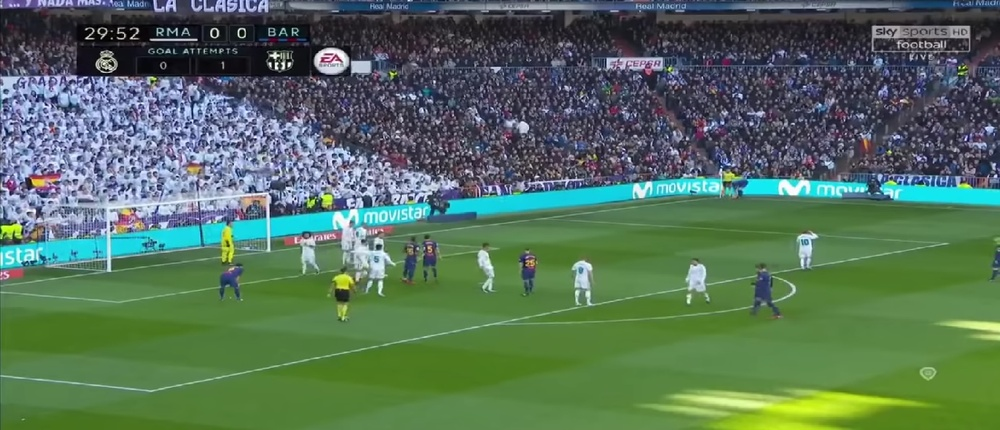
#> input picture python/image/sample.jpg, 1000 x 430 px, shrunk from 1620 x 696 before the run
$ python LineDitection.py ../../python/image/sample.jpg
#> lines starting #> are read from the running program, lines starting #| are printed output that depends on the picture; after the words box and inside, x2 and y2 are one past the last pixel; in counts of white or black regions, pixels touching at a corner belong together
#> further down, image is the input picture: shape (430, 1000, 3); mean B, G, R 91.7, 113, 85.8
import cv2
import numpy as np
import sys

class diteciton:

    def __init__(self,image,name):
        self.image = image #画像オブジェクト
        self.name = name #画像ファイル名

    #フィールド部分の抽出
    def fieldDitection(self,image):
        lower = np.array([35,50,50])
        upper = np.array([80,255,255])

        hsv = cv2.cvtColor(image,cv2.COLOR_BGR2HSV)
#> hsv: shape (430, 1000, 3); mean H, S, V 85.4, 101.4, 123.7
        dst = cv2.inRange(hsv,lower,upper)
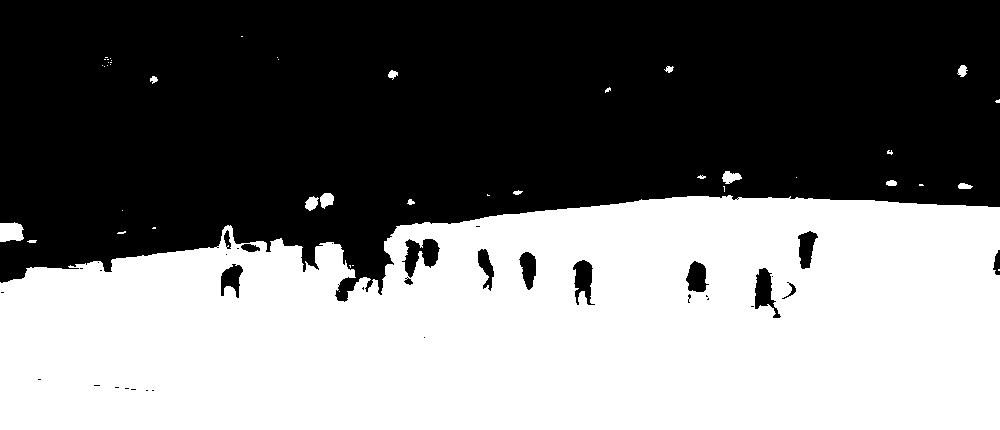
#> dst: shape (430, 1000); 46.6% white; 43 white regions (27 under 20 px), largest, box (x1, y1, x2, y2) and area: (0, 195, 1000, 430) 198848, (0, 222, 24, 242) 403, (722, 171, 742, 184) 165
        cv2.imshow("抽出フィールド",dst)

        return dst

    #抽出したフィールドのノイズ除去
    def morphology(self,image):
        dst = image
        kernel = np.ones((3,3),np.uint8)

        dst = cv2.erode(dst,kernel,iterations = 15)
#> dst: shape (430, 1000); 35.1% white; 1 white region, box (x1, y1, x2, y2) and area: (0, 212, 1000, 430) 150807
        dst = cv2.dilate(dst,kernel,iterations = 120)
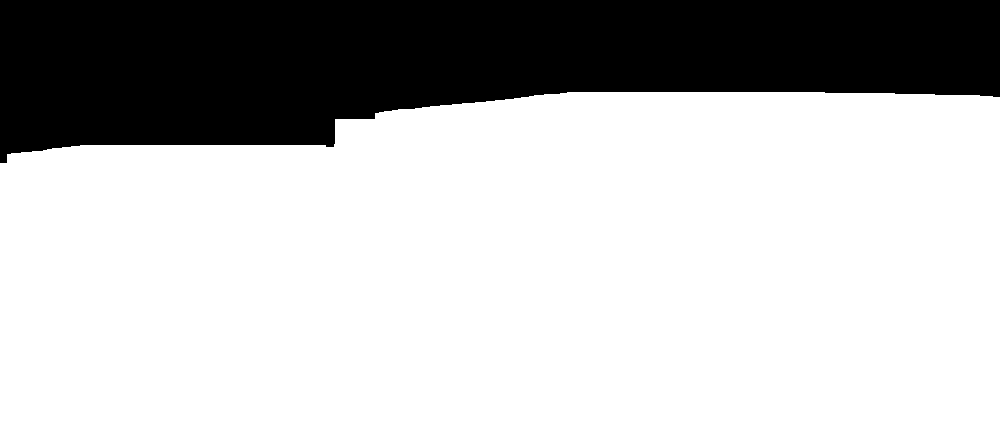
#> dst: shape (430, 1000); 73.6% white; 1 black region, box (x1, y1, x2, y2) and area: (0, 0, 1000, 163) 113733
        dst = cv2.erode(dst,kernel,iterations = 105)
#> dst: shape (430, 1000); 47.2% white; 1 white region, box (x1, y1, x2, y2) and area: (0, 197, 1000, 430) 202867

        # [4 lines of commented-out code are left out]

        dst = cv2.cvtColor(dst,cv2.COLOR_GRAY2BGR)
        cv2.imshow("ノイズ除去",dst)

        return dst


    #元画像へのマスク処理
    def masking(self,image,mask):
        gmask = cv2.cvtColor(mask,cv2.COLOR_BGR2GRAY)
        dst = cv2.bitwise_and(image,image,mask=gmask)
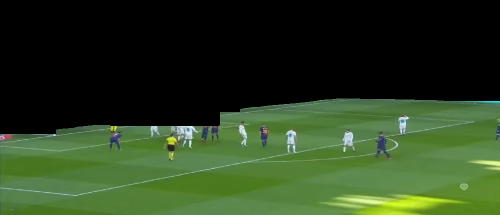
#> dst: shape (430, 1000, 3) (shown at 1/2 size); mean B, G, R 31.1, 62, 42.3

        cv2.imshow("マスク結果",dst)

        return dst

    #エッジ抽出後にハフ変換
    def hough(self,image):
        gray = cv2.cvtColor(image,cv2.COLOR_BGR2GRAY)
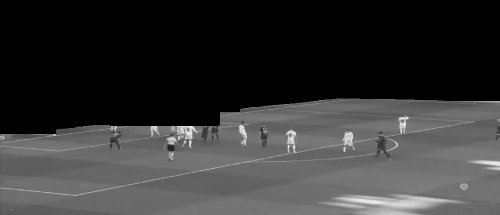
#> gray: shape (430, 1000) (shown at 1/2 size); min 0, max 249, mean 52.6
        edges = cv2.Canny(gray,30,40,apertureSize=3)
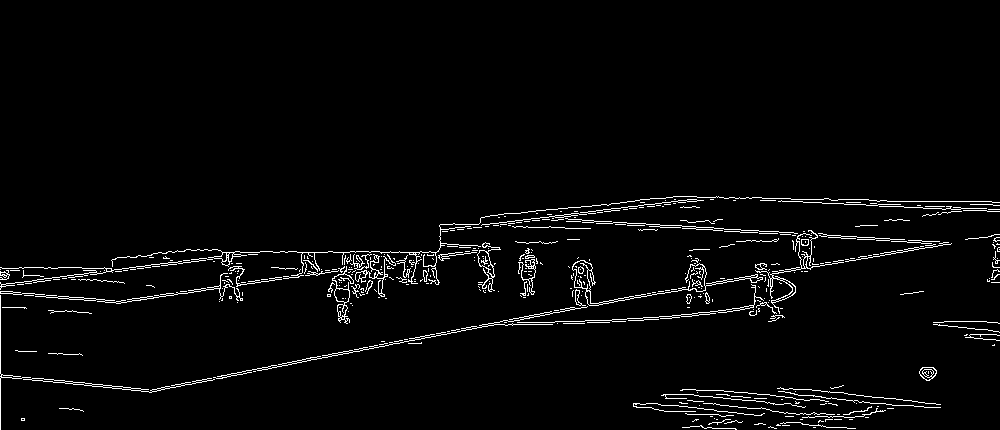
#> edges: shape (430, 1000); 2.9% white in thin lines or dots, all inside (x1, y1, x2, y2) = (0, 196, 1000, 430)
        cv2.imshow("エッジ画像",edges)

        lines = cv2.HoughLinesP(edges,1,np.pi/180,threshold=90,minLineLength=10,maxLineGap=50)
#> lines = 47 rows, first 6: [141, 391, 813, 260], [149, 392, 812, 263], [440, 229, 707, 197], [693, 196, 998, 211], [502, 214, 997, 248], [884, 252, 902, 252]

        dst = cv2.cvtColor(edges,cv2.COLOR_GRAY2BGR)

        for line in lines:
            x1,y1,x2,y2 = line[0]
            cv2.line(dst,(x1,y1),(x2,y2),(0,0,255),2)
#> this loop made 47 passes
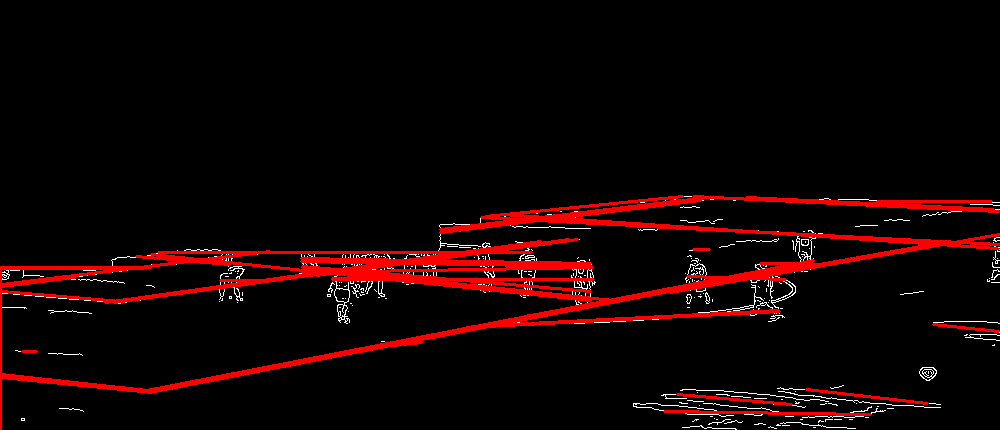
#> dst: shape (430, 1000, 3); mean B, G, R 2.8, 2.8, 18

        cv2.imshow("ライン抽出",dst)

        lower = np.array([0,128,0])
        upper = np.array([30,255,255])
        hsv = cv2.cvtColor(dst,cv2.COLOR_BGR2HSV)
#> hsv: shape (430, 1000, 3); mean H, S, V 0, 15.3, 18
        result = cv2.inRange(hsv,lower,upper)
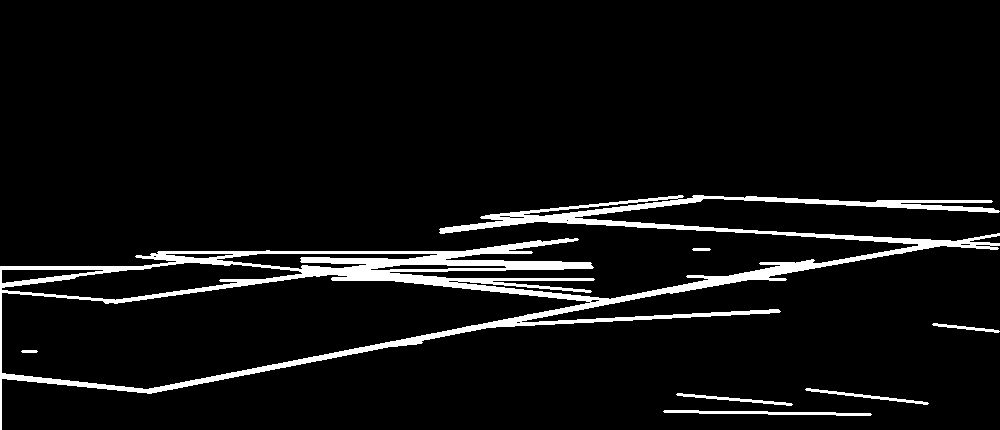
#> result: shape (430, 1000); 6% white; 7 white regions, largest, box (x1, y1, x2, y2) and area: (0, 195, 1000, 430) 24090, (663, 410, 872, 416) 623, (805, 388, 929, 405) 366

        cv2.imshow("結果画像",result)

        return result

    #メイン関数
    def main(self):
        mask = self.fieldDitection(self.image)
        mask = self.morphology(mask)
        maskedImage = self.masking(self.image,mask)
        line = self.hough(maskedImage)

        cv2.imwrite("./result/resut.jpg",line)
        cv2.waitKey(0)
        cv2.destroyAllWindows()


if __name__=="__main__":
    args = sys.argv
    if len(args) > 1:
        name = args[1]
    else:
        name = "./image/datasets/right/result_00295.jpg"
    image = cv2.imread(name)
    dt = diteciton(image,name)
    dt.main()

$ run again, on python/image/angle1.png
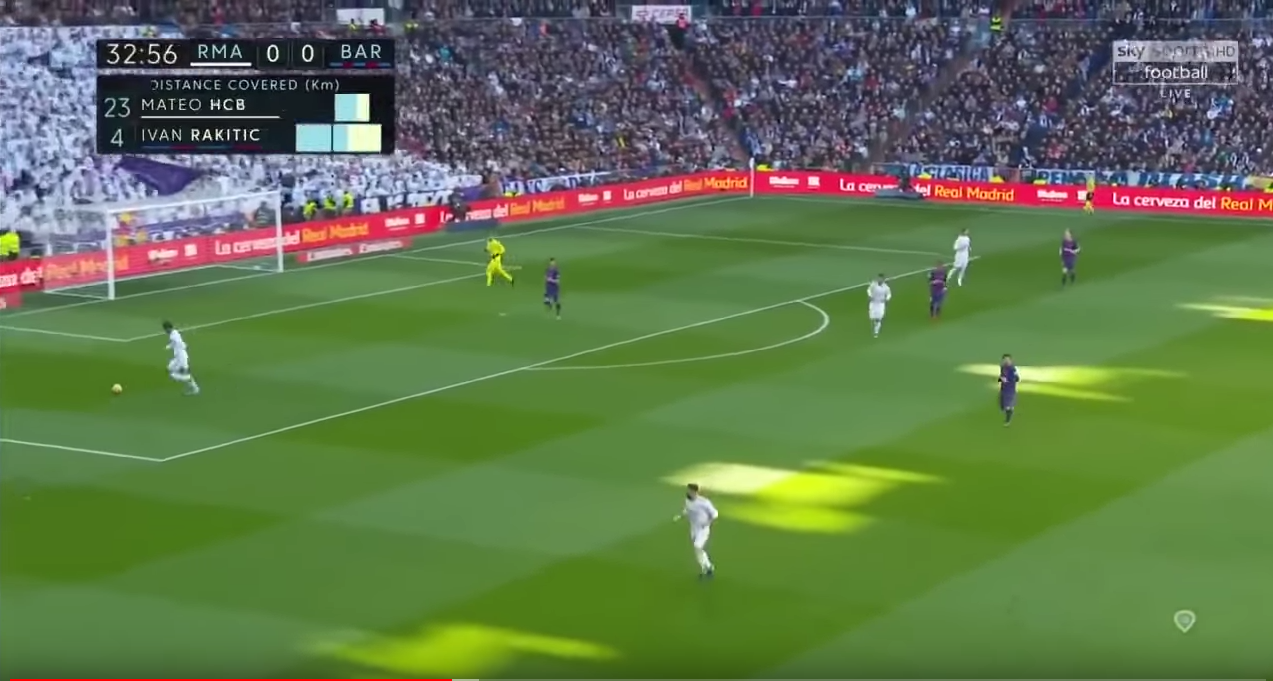
#> input picture python/image/angle1.png, 1273 x 681 px
#> image is the input picture: shape (681, 1273, 3); mean B, G, R 76.8, 118.9, 96.3
#> in fieldDitection, `dst = cv2.inRange(hsv,lower,upper)`:
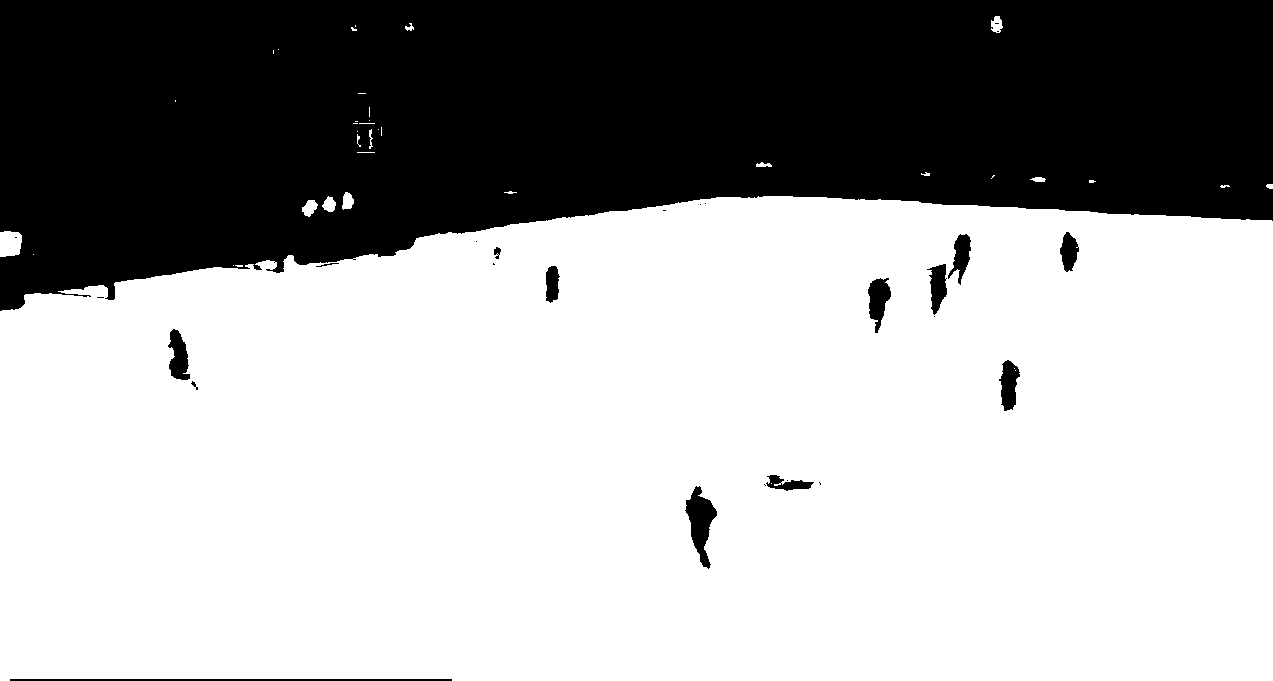
#> dst: shape (681, 1273); 65.4% white; 27 black regions (13 under 20 px), largest, box (x1, y1, x2, y2) and area: (0, 0, 1273, 311) 292910, (685, 486, 717, 569) 1292, (10, 679, 452, 681) 884
#> edges: shape (681, 1273); 1.8% white in thin lines or dots, all inside (x1, y1, x2, y2) = (0, 196, 1273, 681)
#> lines = 46 rows, first 6: [338, 678, 1263, 678], [0, 315, 746, 197], [152, 460, 385, 402], [6, 316, 767, 196], [694, 326, 980, 255], [440, 387, 781, 302]
#> the loop in hough, `for line in lines:` made 46 passes
#> in hough, `result = cv2.inRange(hsv,lower,upper)`:
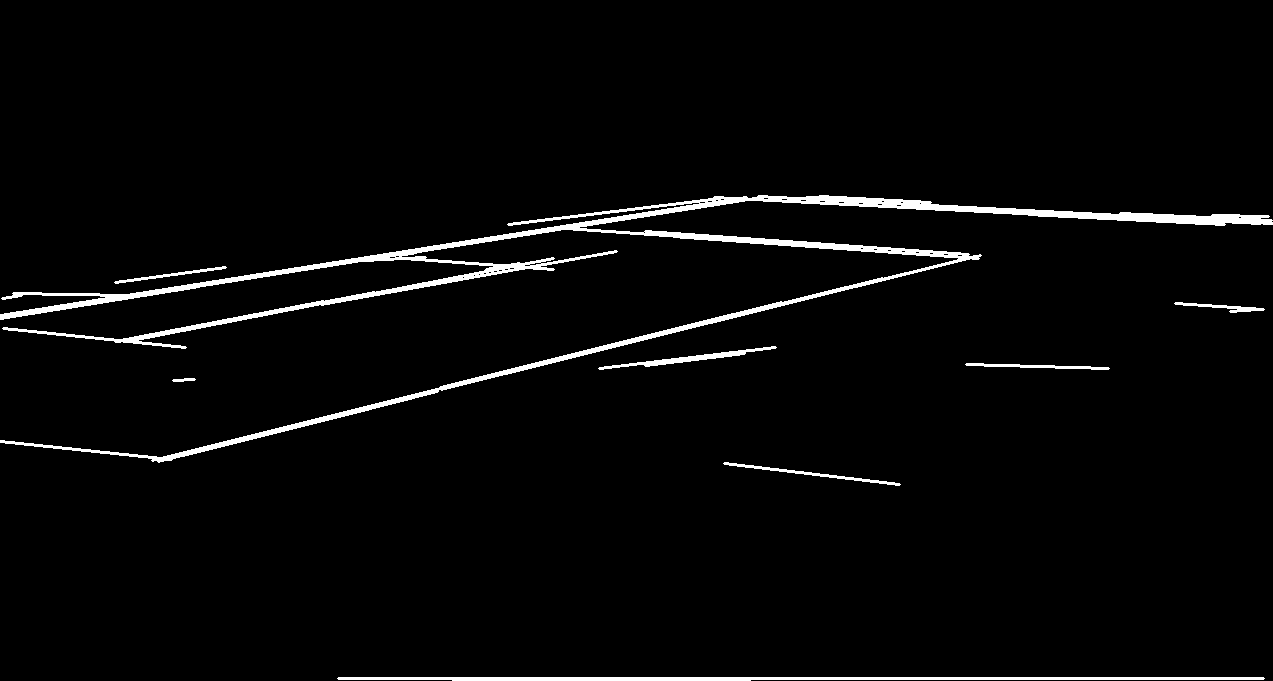
#> result: shape (681, 1273); 2.9% white; 8 white regions, largest, box (x1, y1, x2, y2) and area: (0, 195, 1273, 463) 19357, (337, 677, 1265, 681) 3079, (598, 346, 777, 370) 773

$ run again, on python/image/angle2.png
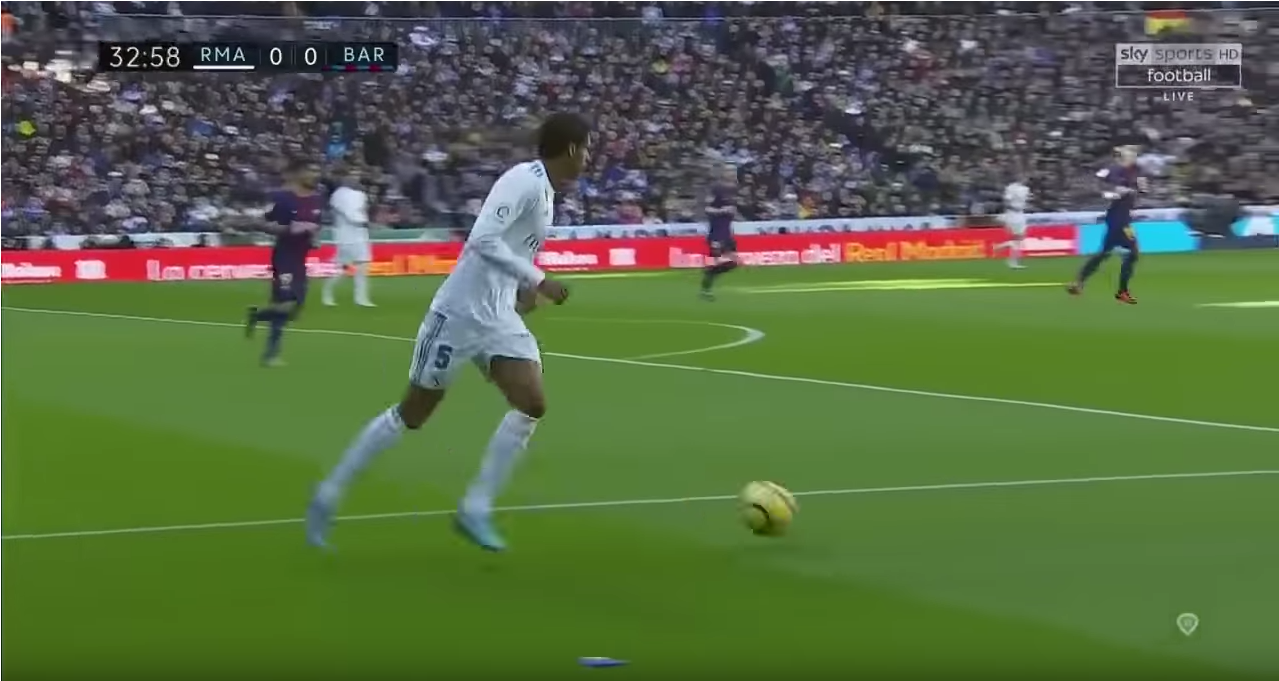
#> input picture python/image/angle2.png, 1279 x 681 px
#> image is the input picture: shape (681, 1279, 3); mean B, G, R 68.5, 106.6, 87.7
#> in fieldDitection, `dst = cv2.inRange(hsv,lower,upper)`:
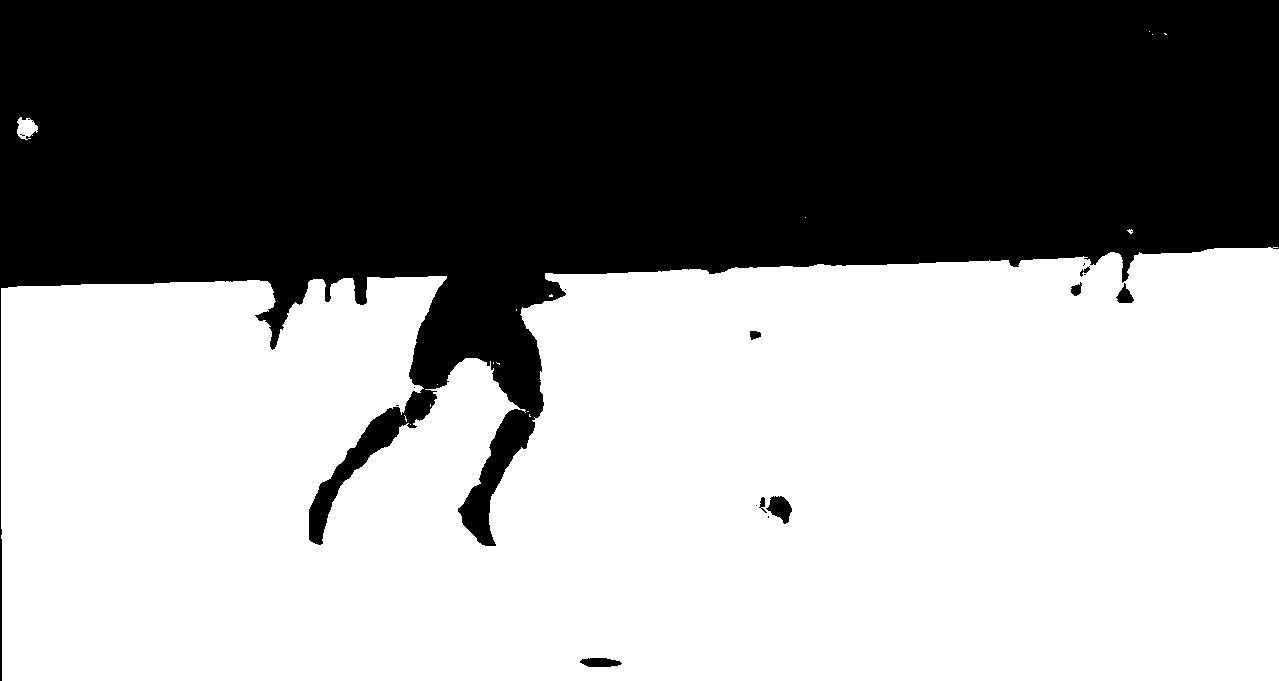
#> dst: shape (681, 1279); 57.6% white; 17 black regions (9 under 20 px), largest, box (x1, y1, x2, y2) and area: (0, 0, 1279, 681) 368111, (766, 496, 792, 524) 429, (580, 658, 622, 667) 295
#> edges: shape (681, 1279); 1.8% white in thin lines or dots, all inside (x1, y1, x2, y2) = (0, 247, 1279, 681)
#> lines = 64 rows, first 6: [260, 523, 1119, 478], [241, 319, 1278, 428], [204, 319, 689, 369], [175, 525, 1091, 477], [0, 680, 0, 284], [446, 279, 1060, 258]
#> the loop in hough, `for line in lines:` made 64 passes
#> in hough, `result = cv2.inRange(hsv,lower,upper)`:
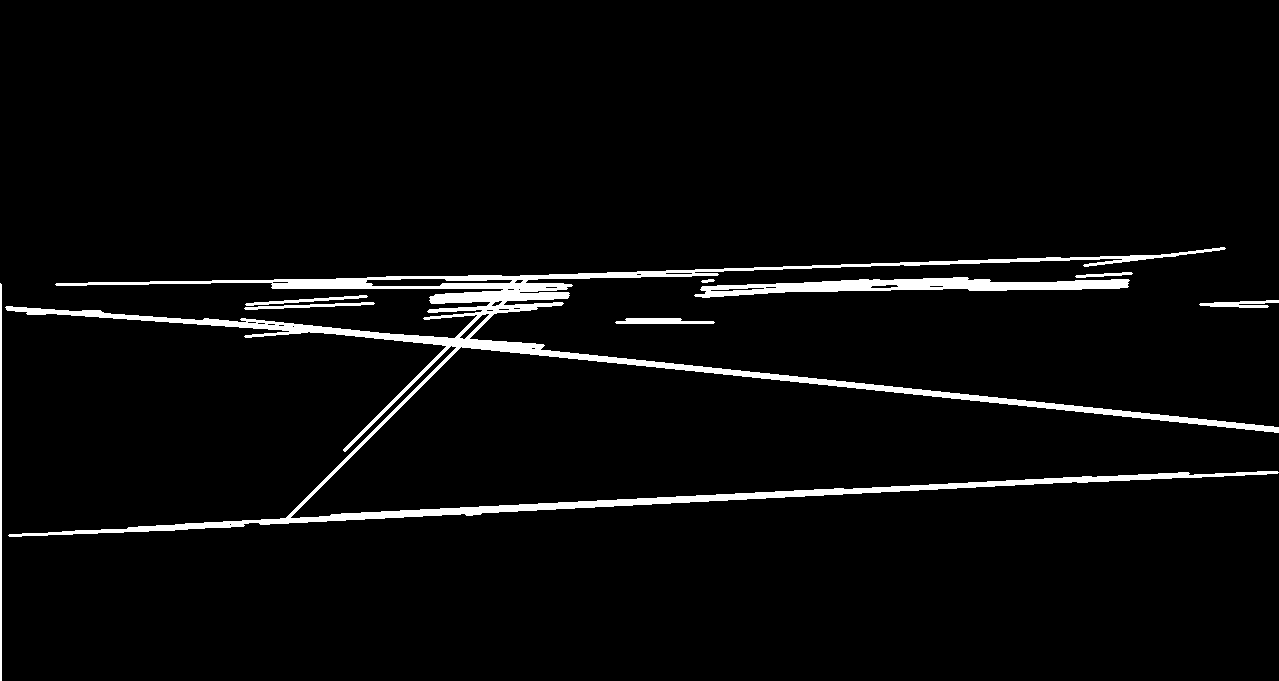
#> result: shape (681, 1279); 3.7% white; 9 white regions, largest, box (x1, y1, x2, y2) and area: (5, 247, 1279, 537) 25808, (694, 277, 1130, 298) 4233, (0, 283, 2, 681) 795
